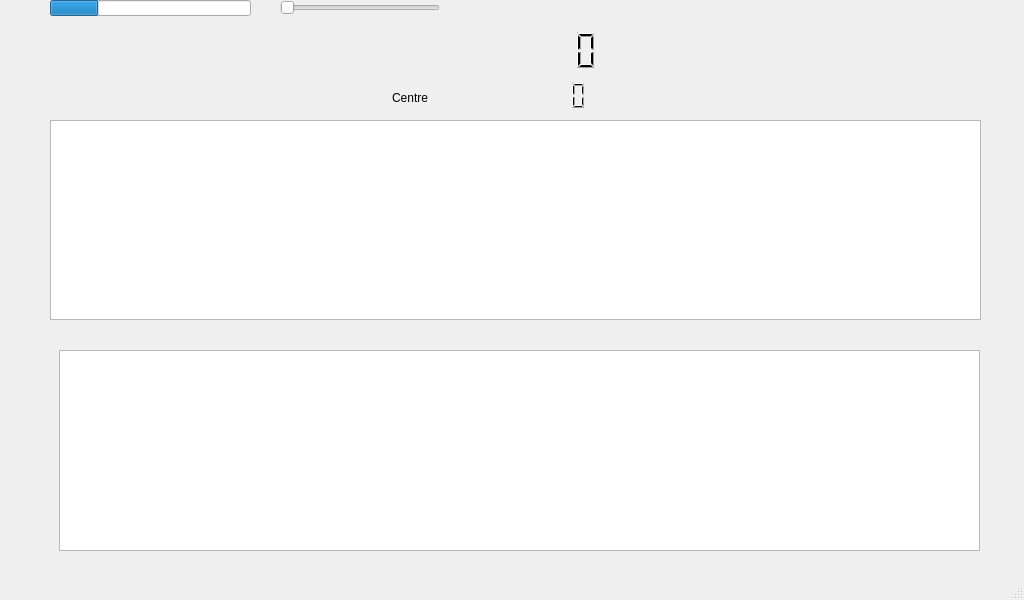
<?xml version="1.0" encoding="UTF-8"?>
<ui version="4.0">
 <class>MainWindow</class>
 <widget class="QMainWindow" name="MainWindow">
  <property name="geometry">
   <rect>
    <x>0</x>
    <y>0</y>
    <width>1024</width>
    <height>600</height>
   </rect>
  </property>
  <property name="maximumSize">
   <size>
    <width>1024</width>
    <height>600</height>
   </size>
  </property>
  <property name="windowTitle">
   <string>MainWindow</string>
  </property>
  <widget class="QWidget" name="centralwidget">
   <widget class="QChartView" name="panadapterView">
    <property name="geometry">
     <rect>
      <x>50</x>
      <y>120</y>
      <width>931</width>
      <height>200</height>
     </rect>
    </property>
    <property name="sizePolicy">
     <sizepolicy hsizetype="Fixed" vsizetype="Fixed">
      <horstretch>0</horstretch>
      <verstretch>0</verstretch>
     </sizepolicy>
    </property>
    <property name="minimumSize">
     <size>
      <width>700</width>
      <height>200</height>
     </size>
    </property>
   </widget>
   <widget class="QSlider" name="volumeSlider">
    <property name="geometry">
     <rect>
      <x>280</x>
      <y>0</y>
      <width>160</width>
      <height>16</height>
     </rect>
    </property>
    <property name="orientation">
     <enum>Qt::Orientation::Horizontal</enum>
    </property>
   </widget>
   <widget class="QProgressBar" name="gauge">
    <property name="geometry">
     <rect>
      <x>50</x>
      <y>0</y>
      <width>201</width>
      <height>16</height>
     </rect>
    </property>
    <property name="value">
     <number>24</number>
    </property>
    <property name="textVisible">
     <bool>false</bool>
    </property>
   </widget>
   <widget class="QChartView" name="timeseriesView">
    <property name="geometry">
     <rect>
      <x>59</x>
      <y>350</y>
      <width>921</width>
      <height>201</height>
     </rect>
    </property>
    <property name="minimumSize">
     <size>
      <width>350</width>
      <height>100</height>
     </size>
    </property>
    <property name="acceptDrops">
     <bool>false</bool>
    </property>
   </widget>
   <widget class="QLCDNumber" name="cursorFrequencyLcd">
    <property name="geometry">
     <rect>
      <x>340</x>
      <y>30</y>
      <width>311</width>
      <height>41</height>
     </rect>
    </property>
    <property name="font">
     <font>
      <italic>true</italic>
      <bold>true</bold>
     </font>
    </property>
    <property name="frameShape">
     <enum>QFrame::Shape::NoFrame</enum>
    </property>
    <property name="digitCount">
     <number>10</number>
    </property>
   </widget>
   <widget class="QLCDNumber" name="centreFrequencyLcd">
    <property name="geometry">
     <rect>
      <x>440</x>
      <y>80</y>
      <width>151</width>
      <height>31</height>
     </rect>
    </property>
    <property name="frameShape">
     <enum>QFrame::Shape::NoFrame</enum>
    </property>
    <property name="digitCount">
     <number>10</number>
    </property>
   </widget>
   <widget class="QLabel" name="centreFrequencyLabel">
    <property name="geometry">
     <rect>
      <x>370</x>
      <y>90</y>
      <width>58</width>
      <height>15</height>
     </rect>
    </property>
    <property name="text">
     <string>Centre</string>
    </property>
    <property name="alignment">
     <set>Qt::AlignmentFlag::AlignRight|Qt::AlignmentFlag::AlignTrailing|Qt::AlignmentFlag::AlignVCenter</set>
    </property>
   </widget>
  </widget>
  <widget class="QMenuBar" name="menubar">
   <property name="geometry">
    <rect>
     <x>0</x>
     <y>0</y>
     <width>1024</width>
     <height>20</height>
    </rect>
   </property>
  </widget>
  <widget class="QStatusBar" name="statusbar"/>
 </widget>
 <customwidgets>
  <customwidget>
   <class>QChartView</class>
   <extends>QGraphicsView</extends>
   <header>qchartview.h</header>
  </customwidget>
 </customwidgets>
 <resources/>
 <connections/>
</ui>
